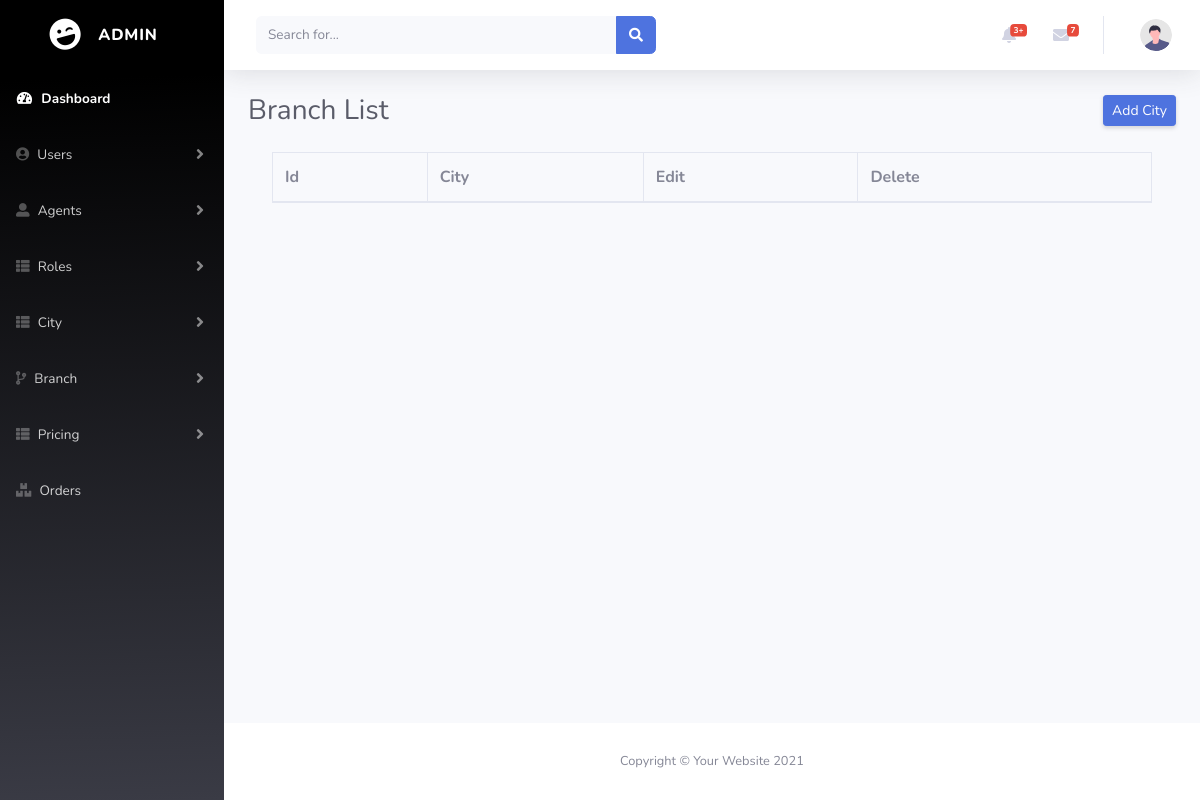
Before: /Eproject/admin/citylist.php with the older database file.
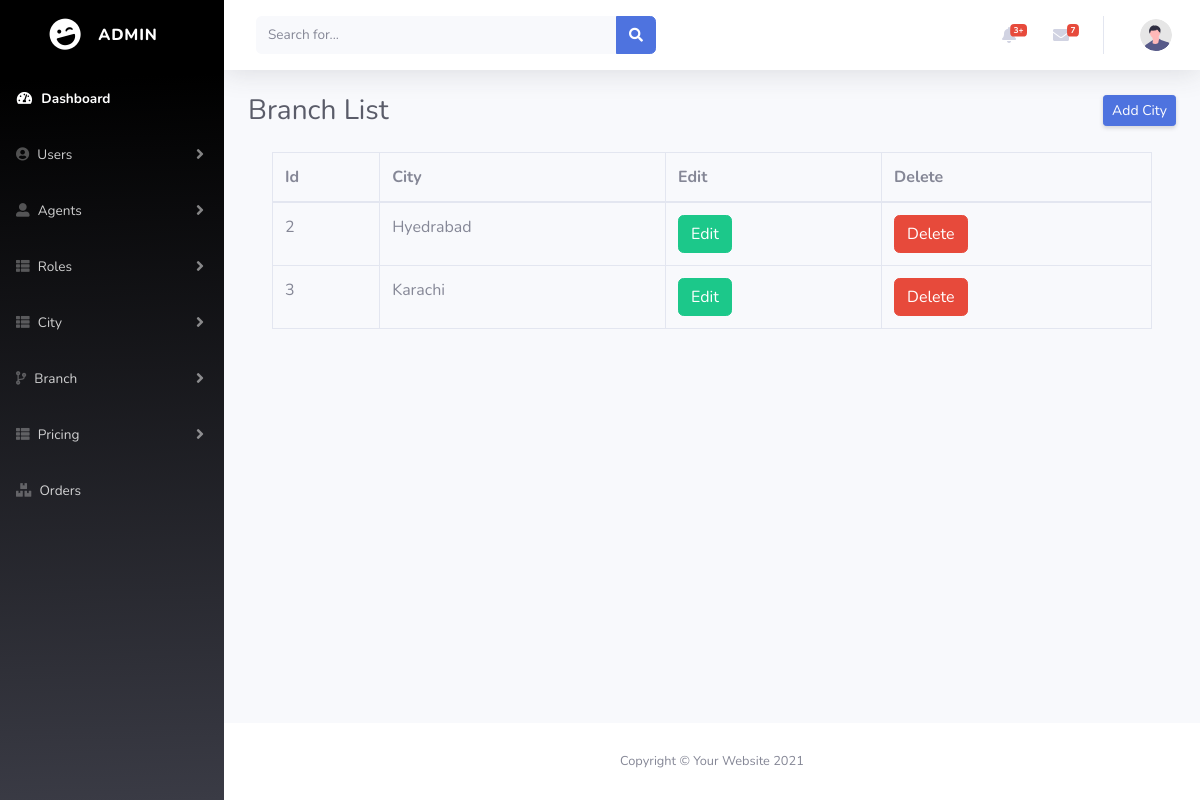
After: the same page with the newer database file.
### tables this page shows
CREATE TABLE `tbl_city` (
  `ci_id` int(11) NOT NULL,
  `ci_name` varchar(50) NOT NULL,
  `status` int(11) NOT NULL
);

### Eproject/admin/citylist.php (the view, shortened to what this page needs)
<?php
include('connection.php');
$select_q ='SELECT * FROM `tbl_city` WHERE status=0';
$run_q = mysqli_query($conn, $select_q);
?>
<!DOCTYPE html>
<html lang="en">
<head>
    <link href="vendor/fontawesome-free/css/all.min.css" rel="stylesheet" type="text/css">
    <link href="css/sb-admin-2.min.css" rel="stylesheet">
</head>
<body id="page-top">
    <div id="wrapper">
       <?php include('sidebar.php')?>
        <div id="content-wrapper" class="d-flex flex-column">
            <div id="content">
                <?php include('topbar.php')?>
                <div class="container-fluid">
                    <div class="d-sm-flex align-items-center justify-content-between mb-4">
                        <h1 class="h3 mb-0 text-gray-800">Branch List</h1>
                        <a href="cityadd.php" class="d-none d-sm-inline-block btn btn-sm btn-primary shadow-sm">Add City</a>
                    </div>
<div class="container">
<table class="table table-bordered">
  <thead>
    <tr>
      <th>Id</th>
      <th>City</th>
      <th>Edit</th>
      <th>Delete</th>
    </tr>
  </thead>
  <tbody>
    <?php while($row = mysqli_fetch_array($run_q)){?>
    <tr>
    <td><?php echo $row['ci_id'];?></td>
      <td><?php echo $row['ci_name'];?></td>
      <td><a href="editcity.php?id=<?php echo $row['ci_id'];?>" class="btn btn-success">Edit</a></td>
      <td><a href="deletecity.php?id=<?php echo $row['ci_id'];?>" class="btn btn-danger">Delete</a></td>
    </tr>
  <?php } ?>
  </tbody>
</table>
</div>
                </div>
            </div>
       <?php include('footer.php')?>
        </div>
    </div>
</body>
</html>

Changed rows visible on the page:
added tbl_city: ci_id "2", ci_name "Hyedrabad"
added tbl_city: ci_id "3", ci_name "Karachi"
